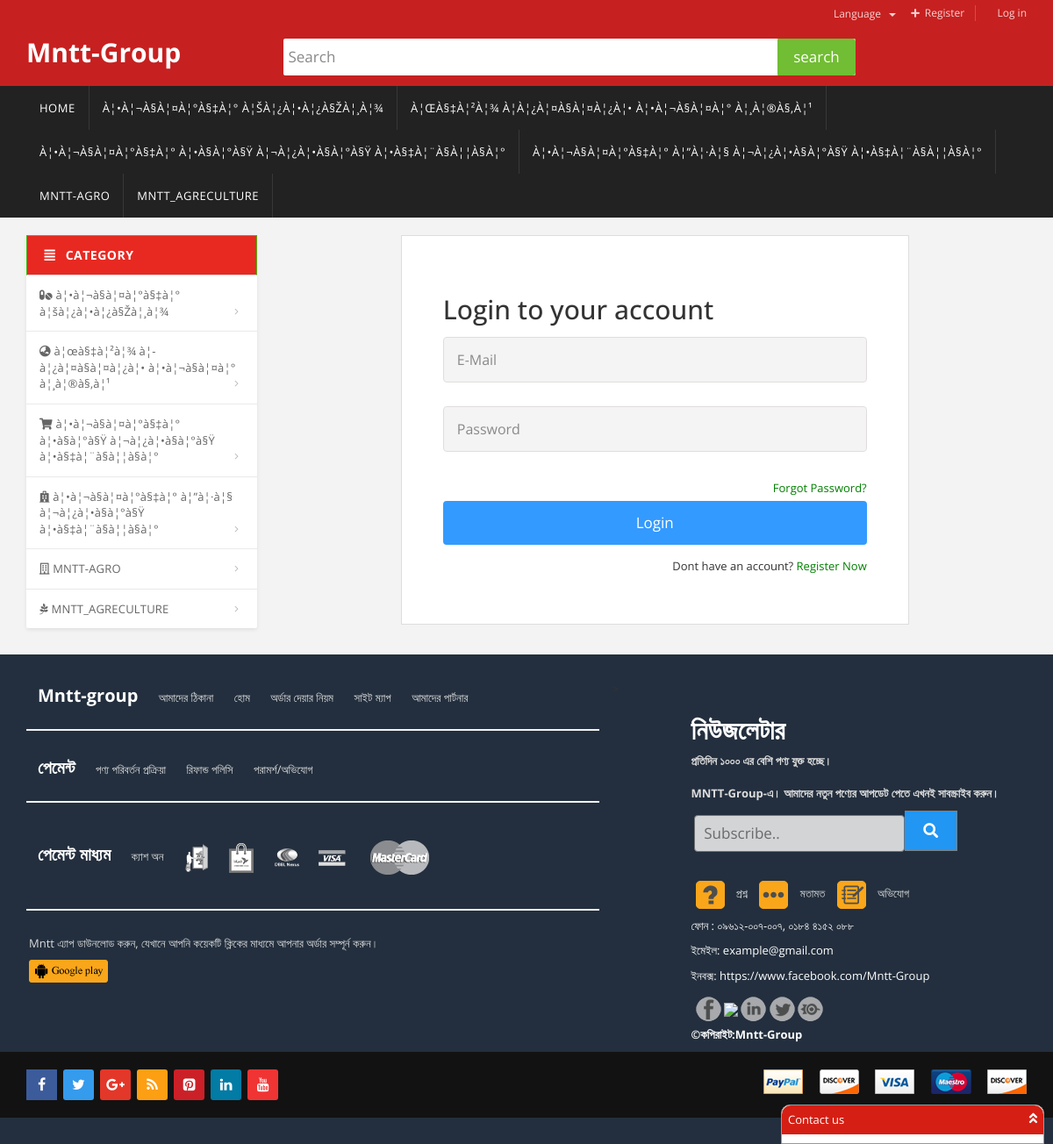
Screenshot of /log.php with the database file from the repository.
### tables this page shows
CREATE TABLE `category` (
  `id` int(11) NOT NULL,
  `categorys` varchar(255) NOT NULL,
  `cat_icon` varchar(255) NOT NULL
);

### lib/Database.php (called while the page is built, shortened)
<?php
Class Database{
	public $link;
	private function connectDB(){
	$this->link = new mysqli('localhost','root','','ntt_group');
 }
	public function select($query){
		$result = $this->link->query($query) or die($this->link->error.__LINE__);
		if($result->num_rows > 0){
			return $result;
		} else {
			return false;
		}
	}
}

### inc/sideber.php (the view)
<div class="side-menu animate-dropdown outer-bottom-xs">
              <div class="head"><i class="icon fa fa-align-justify fa-fw"></i> Category</div>
              <nav class="yamm megamenu-horizontal" role="navigation">
                <ul class="nav">
          <?php
            $query = "SELECT * FROM category order by id Asc";
            $insert_category = $db->select($query);
            if ($insert_category) {
            while ( $result = $insert_category->fetch_assoc()) {
              $category=$result['categorys'];
          ?>
                  <li>
                    <a href="showmore.php?product_cat=<?php echo $category;?>"><i class="<?php echo $result['cat_icon'];?>" aria-hidden="true"></i><?php echo " ".$category;?></a>
                  </li>
                <?php }}?>
                </ul>
              </nav>
            </div>

### inc/nav.php (shortened to what this page needs)
<div class="header-nav animate-dropdown">
        <div class="container">
          <div class="yamm navbar navbar-default" role="navigation">
            <div class="nav-bg-class">
              <div class="navbar-collapse collapse" id="mc-horizontal-menu-collapse">
                <div class="nav-outer">
                  <ul class="nav navbar-nav">
                    <li class="dropdown hidden-sm">
                      <a href="index.php">Home</a>
                    </li>
                     <?php
                        $query = "SELECT * FROM category order by id Asc";
                        $insert_category = $db->select($query);
                        if ($insert_category) {
                        while ( $result = $insert_category->fetch_assoc()) {
                          $category=$result['categorys'];
                      ?>
                    <li class="dropdown hidden-sm">
                      <a href="showmore.php?product_cat=<?php echo $category;?>"><?php echo $category?></a>
                    </li>
                  <?php }}?>
                  </ul>
                </div>
              </div>
            </div>
          </div>
        </div>
      </div>

### assets/css/blue.css (style rules this page uses)
a { color: #333; }
.header-style-1 .header-nav { background: #222; }

### rows the page displays
category: categorys "À¦•À¦¬À§À¦¤À¦°À§‡À¦° À¦ŠÀ¦¿À¦•À¦¿À§ŽÀ¦¸À¦¾", categorys "à¦•à¦¬à§à¦¤à¦°à§‡à¦° à¦šà¦¿à¦•à¦¿à§Žà¦¸à¦¾"
category: categorys "À¦ŒÀ§‡À¦²À¦¾ À¦­À¦¿À¦¤À§À¦¤À¦¿À¦• À¦•À¦¬À§À¦¤À¦° À¦¸À¦®À§‚À¦¹", categorys "à¦œà§‡à¦²à¦¾ à¦­à¦¿à¦¤à§à¦¤à¦¿à¦• à¦•à¦¬à§à¦¤à¦° à¦¸à¦®à§‚à¦¹"
category: categorys "À¦•À¦¬À§À¦¤À¦°À§‡À¦° À¦•À§À¦°À§Ÿ À¦¬À¦¿À¦•À§À¦°À§Ÿ À¦•À§‡À¦¨À§À¦¦À§À¦°", categorys "à¦•à¦¬à§à¦¤à¦°à§‡à¦° à¦•à§à¦°à§Ÿ à¦¬à¦¿à¦•à§à¦°à§Ÿ à¦•à§‡à¦¨à§à¦¦à§à¦°"
category: categorys "À¦•À¦¬À§À¦¤À¦°À§‡À¦° À¦”À¦·À¦§ À¦¬À¦¿À¦•À§À¦°À§Ÿ À¦•À§‡À¦¨À§À¦¦À§À¦°", categorys "à¦•à¦¬à§à¦¤à¦°à§‡à¦° à¦”à¦·à¦§ à¦¬à¦¿à¦•à§à¦°à§Ÿ à¦•à§‡à¦¨à§à¦¦à§à¦°"
category: categorys "MNTT-AGRO"
category: categorys "MNTT_AGRECULTURE"
